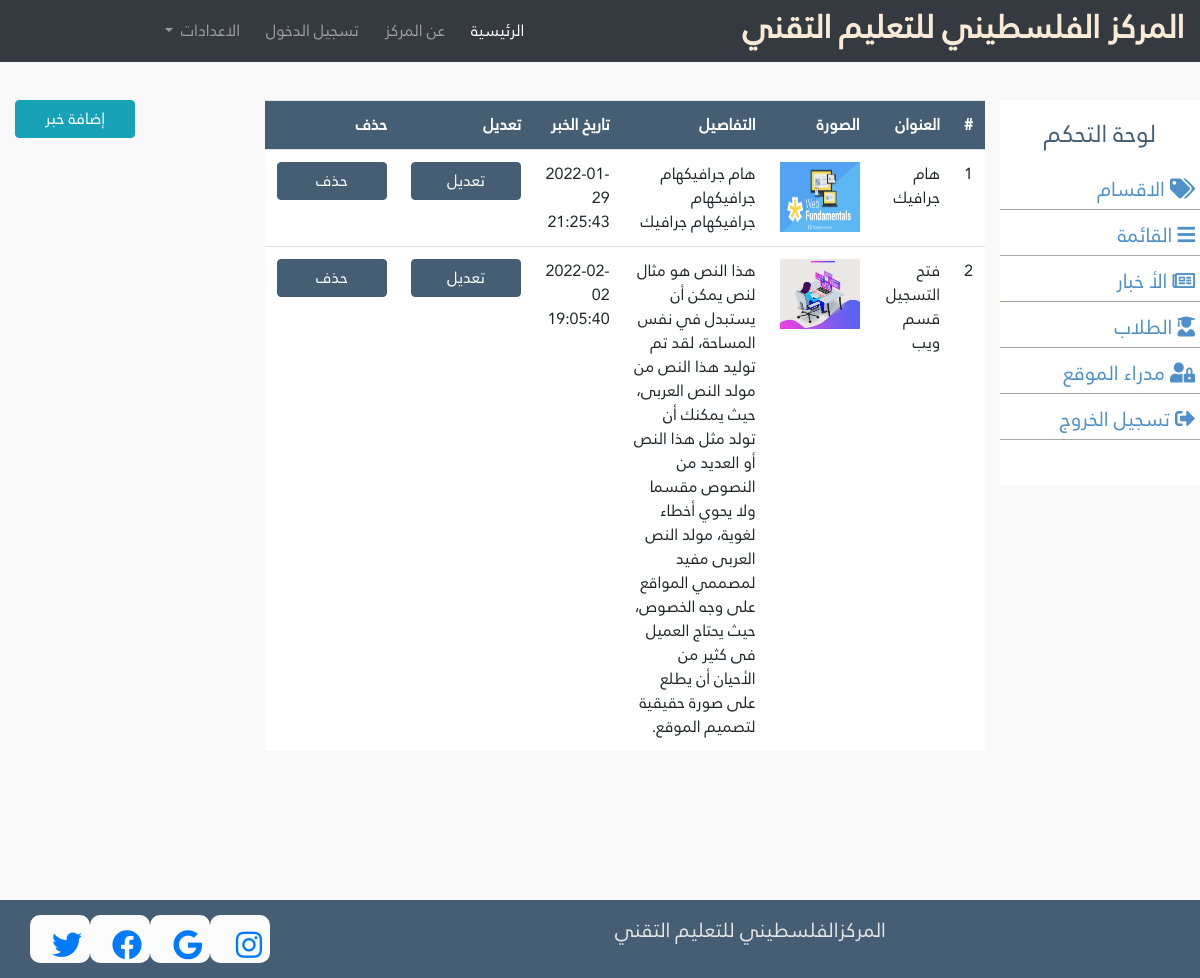
The app's page /news.php (signed in) with its own data.
### tables this page shows
CREATE TABLE `news` (
  `newsId` int(11) NOT NULL,
  `newsTitle` varchar(255) NOT NULL,
  `newsDetail` longtext NOT NULL,
  `newsImage` text NOT NULL,
  `newsDate` datetime NOT NULL DEFAULT current_timestamp()
);

### news.php (the view, shortened to what this page needs)
<?php
if(isset($_SESSION['id'])){
include('include/headercp.php');
?>
<body>
                <div class="content">
                    <div class="container-fluid">
                        <div class="row">
                            <div class="col-md-2" id="side-area">
                                <h4>لوحة التحكم</h4>
                                <ul>
                                     <li data-toggle="collapse" href="#dep">
                                        <a href="#">
                                            <span><i class="fas fa-tags"></i></span>
                                            <span>الاقسام</span>
                                        </a>
                                    </li>
                                <li>
                                        <a href="menu.php" target="_blank">
                                            <span><i class="fas fa-bars"></i></span>
                                            <span>القائمة </span>
                                        </a>
                                    </li>
                                <li data-toggle="collapse" href="#news">
                                        <a href="#">
                                            <span><i class="far fa-newspaper"></i></span>
                                            <span>الأ خبار</span>
                                        </a>
                                    </li>
                                    <li data-toggle="collapse" href="#students">
                                        <a href="#">
                                            <span><i class="fas fa-user-graduate"></i></span>
                                            <span>الطلاب </span>
                                        </a>
                                    </li>
                                    <li>
                                        <a href="admins.php">
                                            <span><i class="fas fa-user-lock"></i></span>
                                            <span>مدراء الموقع </span>
                                        </a>
                                    </li>
                                    <li>
                                        <a href="logout.php">
                                            <span><i class="fas fa-sign-out-alt"></i></span>
                                            <span>تسجيل الخروج</span>
                                        </a>
                                    </li>
                                </ul>
                            </div>
        <div class="col-md-10" id="main-area"style="margin-bottom:50px;">
                  <div class="row">
                  <div class="col-md-9">
                  <table class="table mb-5" style="background-color:#fff;">
                                    <tr style="color:#fff;background-color: var(--first-color)!important;">
                                        <th>#</th>
                                        <th>العنوان </th>
                                        <th>الصورة </th>
                                        <th>التفاصيل</th>
                                        <th>تاريخ الخبر </th>
                                        <th>تعديل </th>
                                        <th>حذف </th>
                                    </tr>
                                        <?php
                                            $sql="SELECT * FROM `news`";
                                            $r=mysqli_query($conn,$sql);
                                            $no=0;
                                            while($row=mysqli_fetch_assoc($r)){
                                            $no++;
                                        ?>
                                    <tr>
                                        <td><?php echo $no ;?></td>
                                        <td><?php echo $row['newsTitle'];?></td>
                                        <td><?php echo"<img src='$row[newsImage]' width='80px' height='70px'>";  ?></td>
                                        <td><?php echo $row['newsDetail'];?></td>
                                        <td><?php echo $row['newsDate'];?></td>
                                        <td><a href="editnews.php?id=<?php echo $row['newsId'] ;?>&name=<?php echo $row['newsTitle'];?>&detail=<?php echo $row['newsDetail'];?>&date=<?php echo $row['newsDate'];?>&image=<?php echo $row['newsImage'];?>" class="btn btn-custom">تعديل </a></td>
                                        <td><a href="delnews.php?id=<?php echo $row['newsId']; ?>" class="btn btn-custom" name="delete">حذف </a></td>
                                    </tr>
                                    <?php
                                        }
                                    ?>
                     </table>
                  </div>
                  <div class="col-md-1">
                      <a href="newnews.php"class="btn btn-info sidebtn " >إضافة خبر</a>
                  </div>
                  </div>
            </div>
        </div>
    </div>
</div>
<?php
   include('include/footer.php');
         }
         else{
         header('location:index.php');}
   ?>

### css/style.css (style rules this page uses)
* { font-family:neo ; }
:root { --first-color:#5b4834; --second-color:#aaa69d; }
body { background-color: #f9f9f9; }

### css/dashboard.css (style rules this page uses)
* { font-family:neo ; }
:root { --first-color:#455E73;; --second-color:#aaa69d; --third-color:#4e90c7; --f-color:#f9f9f9; }
body { background-color:#f9f9f9; }
a,a:hover { text-decoration: none; }
.content { margin-bottom: 400px; max-height:400px; margin-top: 0px; }
#side-area { background-color:#fff; color:var(--first-color); padding:20px 0; max-height:385px; }
#side-area h4 { text-align:center; margin-bottom:20px; }
#side-area ul { list-style:none; padding:0; }
#side-area ul li { margin-bottom:5px; padding:5px ; border-bottom:1px solid var(--second-color); }
#side-area ul li a { color:#4e90c7; font-size:20px; }
.btn-custom { background-color:var(--first-color); color:#fff; width:110px; border:1px solid var(--first-color); }
.sidebtn { color:#fff; width:120px; margin-right: 100px; }

### records on screen
news: newsTitle "هام جرافيك", newsImage (picture), newsDetail "هام جرافيكهام جرافيكهام جرافيكهام جرافيك", newsDate "2022-01-29 21:25:43"
news: newsTitle "فتح التسجيل قسم ويب", newsImage (picture), newsDetail "هذا النص هو مثال لنص يمكن أن يستبدل في نفس المساحة، لقد تم توليد هذا النص من مولد النص العربى، حيث يمكنك أن تولد مثل هذا النص أو العديد من النصوص مقسما ولا يحوي أخطاء لغوية، مولد النص العربى مفيد لمصممي المواقع على وجه الخصوص، حيث يحتاج العميل فى كثير من الأحيان أن يطلع على صورة حقيقية لتصميم الموقع.", newsDate "2022-02-02 19:05:40"
